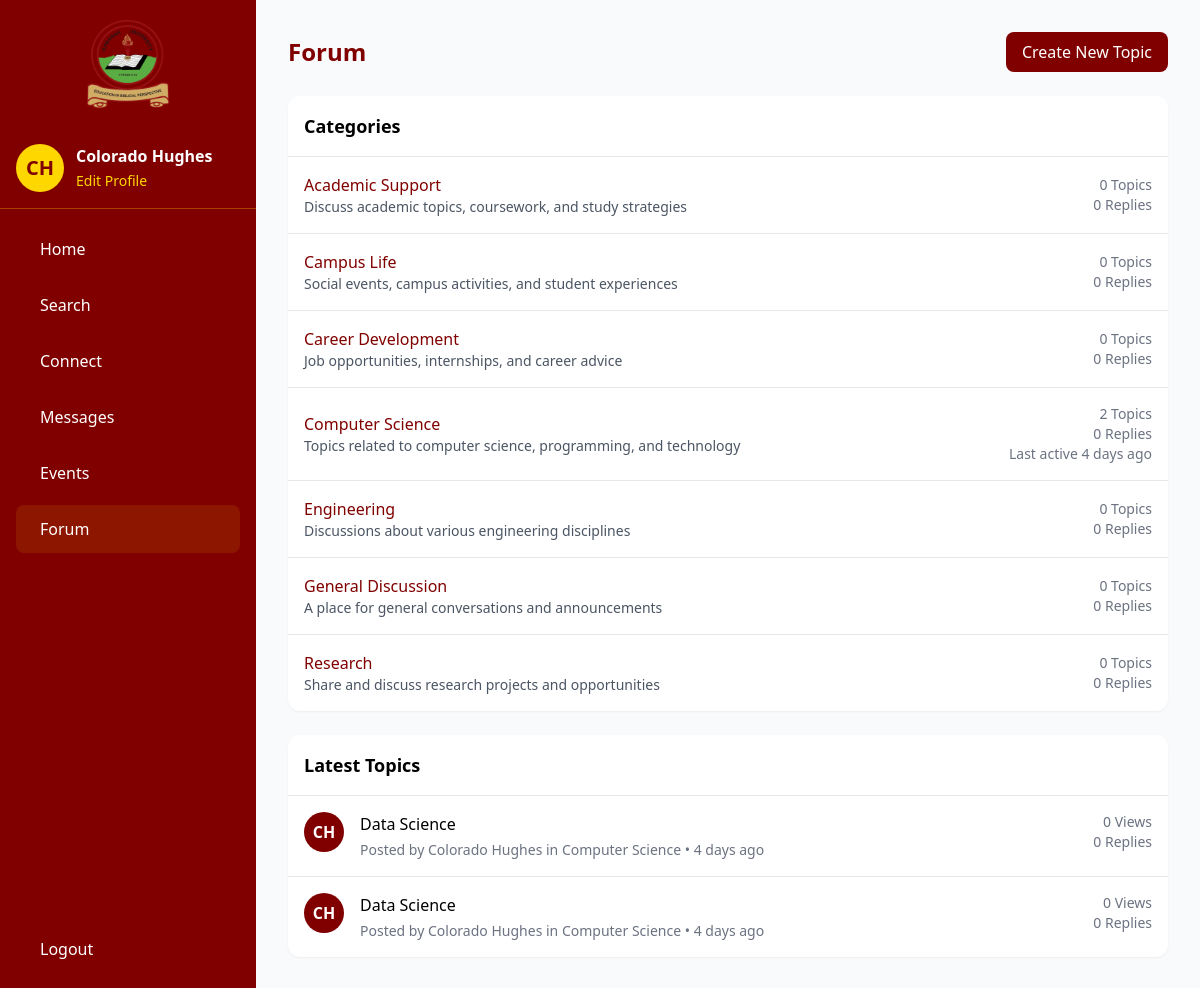
Page /forum.php (signed in) on the committed database.
### tables this page shows
CREATE TABLE `forum_categories` (
  `id` int(11) NOT NULL,
  `name` varchar(100) NOT NULL,
  `description` text DEFAULT NULL,
  `created_at` timestamp NOT NULL DEFAULT current_timestamp()
);

CREATE TABLE `forum_topics` (
  `id` int(11) NOT NULL,
  `category_id` int(11) NOT NULL,
  `user_id` int(11) NOT NULL,
  `title` varchar(255) NOT NULL,
  `content` text NOT NULL,
  `views` int(11) DEFAULT 0,
  `is_pinned` tinyint(1) DEFAULT 0,
  `is_locked` tinyint(1) DEFAULT 0,
  `created_at` timestamp NOT NULL DEFAULT current_timestamp(),
  `updated_at` timestamp NOT NULL DEFAULT current_timestamp() ON UPDATE current_timestamp()
);

### functions.php (called while the page is built, shortened)
<?php
function time_elapsed_string($datetime) {
    $now = new DateTime;
    $ago = new DateTime($datetime);
    $diff = $now->diff($ago);
    if ($diff->d > 0) return $diff->d . ' day' . ($diff->d > 1 ? 's' : '') . ' ago';
    return 'Just now';
}

### forum.php (the view, shortened to what this page needs)
<?php
require_once 'db.php';
require_once 'functions.php';
$categories_query = "
    SELECT
        fc.*,
        COUNT(DISTINCT ft.id) as topics_count,
        COUNT(DISTINCT fr.id) as replies_count,
        MAX(ft.updated_at) as last_activity
    FROM forum_categories fc
    LEFT JOIN forum_topics ft ON fc.id = ft.category_id
    LEFT JOIN forum_replies fr ON ft.id = fr.topic_id
    GROUP BY fc.id
    ORDER BY fc.name
";
$categories = $pdo->query($categories_query)->fetchAll();
$latest_topics_query = "
    SELECT
        ft.*,
        fc.name as category_name,
        u.email,
        COALESCE(s.name, a.name) as author_name,
        COALESCE(s.avatar, a.avatar) as author_avatar,
        COUNT(DISTINCT fr.id) as replies_count,
        MAX(fr.created_at) as last_reply_at
    FROM forum_topics ft
    JOIN forum_categories fc ON ft.category_id = fc.id
    JOIN users u ON ft.user_id = u.id
    LEFT JOIN students s ON u.id = s.user_id
    LEFT JOIN alumni a ON u.id = a.user_id
    LEFT JOIN forum_replies fr ON ft.id = fr.topic_id
    GROUP BY ft.id
    ORDER BY ft.is_pinned DESC, ft.created_at DESC
    LIMIT 10
";
$latest_topics = $pdo->query($latest_topics_query)->fetchAll();
?>
<!DOCTYPE html>
<html lang="en">
<head>
    <script src="https://cdn.tailwindcss.com"></script>
    <link href="https://cdn.jsdelivr.net/npm/remixicon@3.5.0/fonts/remixicon.css" rel="stylesheet">
</head>
<body class="bg-gray-50">
    <?php include 'partials/sidebar.php'; ?>
    <main class="lg:ml-64 min-h-screen">
        <div class="max-w-7xl mx-auto px-4 sm:px-6 lg:px-8 py-8">
            <div class="flex justify-between items-center mb-6">
                <h1 class="text-2xl font-bold text-kabarak-maroon">Forum</h1>
                <a href="create_topic.php" class="bg-kabarak-maroon text-white px-4 py-2 rounded-lg hover:bg-kabarak-maroon/90">
                    Create New Topic
                </a>
            </div>
            <div class="bg-white rounded-xl shadow-sm mb-6">
                <div class="p-4 border-b">
                    <h2 class="text-lg font-semibold">Categories</h2>
                </div>
                <div class="divide-y">
                    <?php foreach ($categories as $category): ?>
                        <div class="p-4 hover:bg-gray-50">
                            <a href="forum_category.php?id=<?php echo $category['id']; ?>" class="flex justify-between items-center">
                                <div>
                                    <h3 class="font-medium text-kabarak-maroon">
                                        <?php echo htmlspecialchars($category['name']); ?>
                                    </h3>
                                    <p class="text-sm text-gray-600">
                                        <?php echo htmlspecialchars($category['description']); ?>
                                    </p>
                                </div>
                                <div class="text-right text-sm text-gray-500">
                                    <div><?php echo $category['topics_count']; ?> Topics</div>
                                    <div><?php echo $category['replies_count']; ?> Replies</div>
                                    <?php if ($category['last_activity']): ?>
                                        <div>Last active <?php echo time_elapsed_string($category['last_activity']); ?></div>
                                    <?php endif; ?>
                                </div>
                            </a>
                        </div>
                    <?php endforeach; ?>
                </div>
            </div>
            <div class="bg-white rounded-xl shadow-sm">
                <div class="p-4 border-b">
                    <h2 class="text-lg font-semibold">Latest Topics</h2>
                </div>
                <div class="divide-y">
                    <?php foreach ($latest_topics as $topic): ?>
                        <div class="p-4 hover:bg-gray-50">
                            <div class="flex items-start space-x-4">
                                <?php if ($topic['author_avatar'] && file_exists($topic['author_avatar'])): ?>
                                    <img src="<?php echo htmlspecialchars($topic['author_avatar']); ?>"
                                         alt="<?php echo htmlspecialchars($topic['author_name']); ?>"
                                         class="w-10 h-10 rounded-full">
                                <?php else: ?>
                                    <div class="w-10 h-10 rounded-full bg-kabarak-maroon text-white flex items-center justify-center font-bold">
                                        <?php
                                        $initials = explode(' ', $topic['author_name']);
                                        echo strtoupper(substr($initials[0], 0, 1) . (isset($initials[1]) ? substr($initials[1], 0, 1) : ''));
                                        ?>
                                    </div>
                                <?php endif; ?>
                                <div class="flex-1">
                                    <div class="flex items-center space-x-2">
                                        <a href="forum_topic.php?id=<?php echo $topic['id']; ?>"
                                           class="font-medium hover:text-kabarak-maroon">
                                            <?php echo htmlspecialchars($topic['title']); ?>
                                        </a>
                                    </div>
                                    <div class="text-sm text-gray-500 mt-1">
                                        Posted by <?php echo htmlspecialchars($topic['author_name']); ?>
                                        in <?php echo htmlspecialchars($topic['category_name']); ?> •
                                        <?php echo time_elapsed_string($topic['created_at']); ?>
                                    </div>
                                </div>
                                <div class="text-right text-sm text-gray-500">
                                    <div><?php echo $topic['views']; ?> Views</div>
                                    <div><?php echo $topic['replies_count']; ?> Replies</div>
                                </div>
                            </div>
                        </div>
                    <?php endforeach; ?>
                </div>
            </div>
        </div>
    </main>
</body>
</html>

### rows in the picture
forum_categories: name "Academic Support", description "Discuss academic topics, coursework, and study strategies", topics_count "0", replies_count "0"
forum_categories: name "Campus Life", description "Social events, campus activities, and student experiences", topics_count "0", replies_count "0"
forum_categories: name "Career Development", description "Job opportunities, internships, and career advice", topics_count "0", replies_count "0"
forum_categories: name "Computer Science", description "Topics related to computer science, programming, and technology", topics_count "2", replies_count "0", last_activity "4 days ago"
forum_categories: name "Engineering", description "Discussions about various engineering disciplines", topics_count "0", replies_count "0"
forum_categories: name "General Discussion", description "A place for general conversations and announcements", topics_count "0", replies_count "0"
forum_categories: name "Research", description "Share and discuss research projects and opportunities", topics_count "0", replies_count "0"
forum_topics: initials "CH", title "Data Science", author_name "Colorado Hughes", category.name "Computer Science", created_at "4 days ago", views "0", replies_count "0"
forum_topics: initials "CH", title "Data Science", author_name "Colorado Hughes", category.name "Computer Science", created_at "4 days ago", views "0", replies_count "0"

### other values in the picture
$initials "CH"
$user_name "Colorado Hughes"
